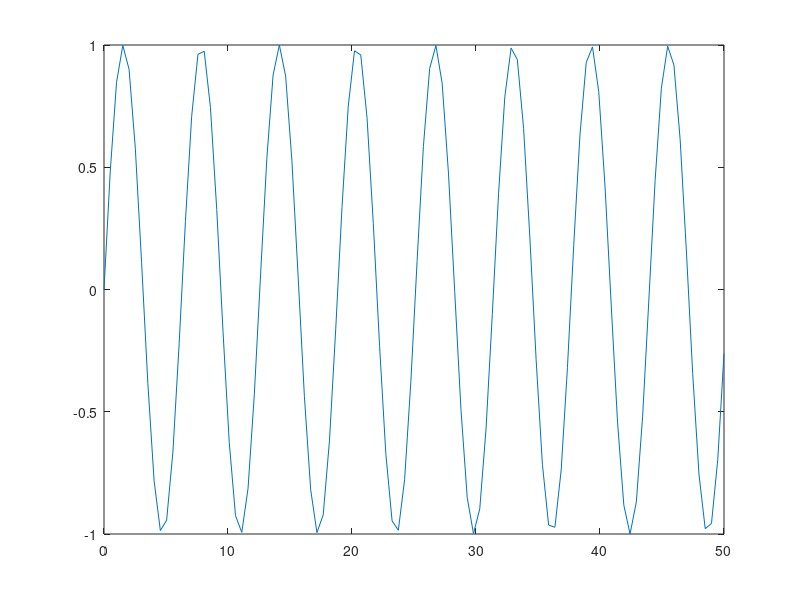

Source code (MATLAB):
clear
clc

% Range
% x = 1 : 10

% SinusSoidal
x = linspace(0,50,100);
y = sin(x);

plot(x,y) % Membuat Grafik 1 Koordinat
